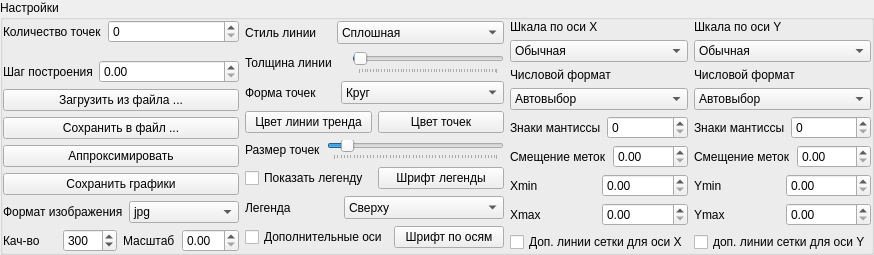
         <widget class="QGroupBox" name="groupBox_19">
          <property name="title">
           <string>Настройки</string>
          </property>
          <layout class="QGridLayout" name="gridLayout_24">
           <property name="leftMargin">
            <number>0</number>
           </property>
           <property name="topMargin">
            <number>0</number>
           </property>
           <property name="rightMargin">
            <number>0</number>
           </property>
           <property name="bottomMargin">
            <number>0</number>
           </property>
           <item row="0" column="0">
            <layout class="QHBoxLayout" name="horizontalLayout_5">
             <item>
              <layout class="QVBoxLayout" name="verticalLayout_15">
               <item>
                <layout class="QFormLayout" name="formLayout_11">
                 <item row="0" column="0">
                  <widget class="QLabel" name="label_2">
                   <property name="text">
                    <string>Количество точек</string>
                   </property>
                  </widget>
                 </item>
                 <item row="0" column="1">
                  <widget class="QSpinBox" name="spinBoxPointsNumberApprox"/>
                 </item>
                </layout>
               </item>
               <item>
                <layout class="QHBoxLayout" name="horizontalLayout_24">
                 <item>
                  <widget class="QLabel" name="label_14">
                   <property name="text">
                    <string>Шаг построения</string>
                   </property>
                  </widget>
                 </item>
                 <item>
                  <widget class="QDoubleSpinBox" name="doubleSpinBoxTrendLineXStep">
                   <property name="minimumSize">
                    <size>
                     <width>140</width>
                     <height>19</height>
                    </size>
                   </property>
                   <property name="maximumSize">
                    <size>
                     <width>135</width>
                     <height>23</height>
                    </size>
                   </property>
                  </widget>
                 </item>
                </layout>
               </item>
               <item>
                <widget class="QPushButton" name="pushButtonLoadFromFileApprox">
                 <property name="text">
                  <string>Загрузить из файла ...</string>
                 </property>
                </widget>
               </item>
               <item>
                <widget class="QPushButton" name="pushButtonSaveToFileApprox">
                 <property name="text">
                  <string>Сохранить в файл ...</string>
                 </property>
                </widget>
               </item>
               <item>
                <widget class="QPushButton" name="pushButtonApproximate">
                 <property name="text">
                  <string>Аппроксимировать</string>
                 </property>
                </widget>
               </item>
               <item>
                <widget class="QPushButton" name="pushButtonSaveImgToFileApprox">
                 <property name="text">
                  <string>Сохранить графики</string>
                 </property>
                </widget>
               </item>
               <item>
                <layout class="QHBoxLayout" name="horizontalLayout_13">
                 <item>
                  <widget class="QLabel" name="label_7">
                   <property name="text">
                    <string>Формат изображения</string>
                   </property>
                  </widget>
                 </item>
                 <item>
                  <widget class="QComboBox" name="comboBoxSavingFormatApprox">
                   <item>
                    <property name="text">
                     <string>jpg</string>
                    </property>
                   </item>
                   <item>
                    <property name="text">
                     <string>png</string>
                    </property>
                   </item>
                   <item>
                    <property name="text">
                     <string>pdf</string>
                    </property>
                   </item>
                   <item>
                    <property name="text">
                     <string>bmp</string>
                    </property>
                   </item>
                  </widget>
                 </item>
                </layout>
               </item>
               <item>
                <layout class="QHBoxLayout" name="horizontalLayout_9">
                 <item>
                  <widget class="QLabel" name="label_5">
                   <property name="text">
                    <string>Кач-во</string>
                   </property>
                  </widget>
                 </item>
                 <item>
                  <widget class="QSpinBox" name="spinBoxImageQualityApprox">
                   <property name="minimumSize">
                    <size>
                     <width>0</width>
                     <height>23</height>
                    </size>
                   </property>
                   <property name="minimum">
                    <number>36</number>
                   </property>
                   <property name="maximum">
                    <number>1200</number>
                   </property>
                   <property name="singleStep">
                    <number>10</number>
                   </property>
                   <property name="value">
                    <number>300</number>
                   </property>
                  </widget>
                 </item>
                 <item>
                  <widget class="QLabel" name="label_35">
                   <property name="text">
                    <string>Масштаб</string>
                   </property>
                  </widget>
                 </item>
                 <item>
                  <widget class="QDoubleSpinBox" name="doubleSpinBoxScaleFactorApprox"/>
                 </item>
                </layout>
               </item>
              </layout>
             </item>
             <item>
              <layout class="QVBoxLayout" name="verticalLayout_3">
               <item>
                <layout class="QHBoxLayout" name="horizontalLayout">
                 <item>
                  <widget class="QLabel" name="label_16">
                   <property name="minimumSize">
                    <size>
                     <width>86</width>
                     <height>23</height>
                    </size>
                   </property>
                   <property name="maximumSize">
                    <size>
                     <width>86</width>
                     <height>23</height>
                    </size>
                   </property>
                   <property name="text">
                    <string>Стиль линии </string>
                   </property>
                  </widget>
                 </item>
                 <item>
                  <widget class="QComboBox" name="comboBoxLineTypeApprox">
                   <property name="minimumSize">
                    <size>
                     <width>102</width>
                     <height>23</height>
                    </size>
                   </property>
                   <property name="maximumSize">
                    <size>
                     <width>16777215</width>
                     <height>16777215</height>
                    </size>
                   </property>
                   <item>
                    <property name="text">
                     <string>Сплошная</string>
                    </property>
                   </item>
                   <item>
                    <property name="text">
                     <string>Штриховая</string>
                    </property>
                   </item>
                   <item>
                    <property name="text">
                     <string>Штрих-пунктирная</string>
                    </property>
                   </item>
                   <item>
                    <property name="text">
                     <string>Штрих-Две точки-Штрих</string>
                    </property>
                   </item>
                   <item>
                    <property name="text">
                     <string>Точечная</string>
                    </property>
                   </item>
                  </widget>
                 </item>
                </layout>
               </item>
               <item>
                <layout class="QHBoxLayout" name="horizontalLayout_2">
                 <item>
                  <widget class="QLabel" name="label_19">
                   <property name="minimumSize">
                    <size>
                     <width>101</width>
                     <height>20</height>
                    </size>
                   </property>
                   <property name="text">
                    <string>Толщина линии</string>
                   </property>
                  </widget>
                 </item>
                 <item>
                  <widget class="QSlider" name="horizontalSliderLineThicknessApprox">
                   <property name="minimumSize">
                    <size>
                     <width>84</width>
                     <height>23</height>
                    </size>
                   </property>
                   <property name="maximumSize">
                    <size>
                     <width>16777215</width>
                     <height>16777215</height>
                    </size>
                   </property>
                   <property name="toolTip">
                    <string>Толщина линии</string>
                   </property>
                   <property name="toolTipDuration">
                    <number>1</number>
                   </property>
                   <property name="minimum">
                    <number>1</number>
                   </property>
                   <property name="maximum">
                    <number>100</number>
                   </property>
                   <property name="pageStep">
                    <number>5</number>
                   </property>
                   <property name="value">
                    <number>2</number>
                   </property>
                   <property name="orientation">
                    <enum>Qt::Horizontal</enum>
                   </property>
                   <property name="tickPosition">
                    <enum>QSlider::TicksBelow</enum>
                   </property>
                   <property name="tickInterval">
                    <number>2</number>
                   </property>
                  </widget>
                 </item>
                </layout>
               </item>
               <item>
                <layout class="QHBoxLayout" name="horizontalLayout_8">
                 <item>
                  <widget class="QLabel" name="label_20">
                   <property name="minimumSize">
                    <size>
                     <width>90</width>
                     <height>23</height>
                    </size>
                   </property>
                   <property name="maximumSize">
                    <size>
                     <width>90</width>
                     <height>23</height>
                    </size>
                   </property>
                   <property name="text">
                    <string>Форма точек</string>
                   </property>
                  </widget>
                 </item>
                 <item>
                  <widget class="QComboBox" name="comboBoxScatterTypeApprox">
                   <property name="minimumSize">
                    <size>
                     <width>100</width>
                     <height>23</height>
                    </size>
                   </property>
                   <property name="maximumSize">
                    <size>
                     <width>16777215</width>
                     <height>16777215</height>
                    </size>
                   </property>
                   <item>
                    <property name="text">
                     <string>Круг</string>
                    </property>
                   </item>
                   <item>
                    <property name="text">
                     <string>Квадрат</string>
                    </property>
                   </item>
                   <item>
                    <property name="text">
                     <string>Треугольник</string>
                    </property>
                   </item>
                   <item>
                    <property name="text">
                     <string>Ромб</string>
                    </property>
                   </item>
                   <item>
                    <property name="text">
                     <string>Крестик</string>
                    </property>
                   </item>
                   <item>
                    <property name="text">
                     <string>Звездочка</string>
                    </property>
                   </item>
                  </widget>
                 </item>
                </layout>
               </item>
               <item>
                <layout class="QHBoxLayout" name="horizontalLayout_3">
                 <item>
                  <widget class="QPushButton" name="pushButtonLineColorApprox">
                   <property name="text">
                    <string>Цвет линии тренда</string>
                   </property>
                  </widget>
                 </item>
                 <item>
                  <widget class="QPushButton" name="pushButtonDotsColorApprox">
                   <property name="maximumSize">
                    <size>
                     <width>16777215</width>
                     <height>16777215</height>
                    </size>
                   </property>
                   <property name="text">
                    <string>Цвет точек</string>
                   </property>
                  </widget>
                 </item>
                </layout>
               </item>
               <item>
                <layout class="QHBoxLayout" name="horizontalLayout_4">
                 <item>
                  <widget class="QLabel" name="label_88">
                   <property name="text">
                    <string>Размер точек</string>
                   </property>
                  </widget>
                 </item>
                 <item>
                  <widget class="QSlider" name="horizontalSliderScatterSizeApprox">
                   <property name="maximumSize">
                    <size>
                     <width>16777215</width>
                     <height>16777215</height>
                    </size>
                   </property>
                   <property name="toolTip">
                    <string>Толщина линии</string>
                   </property>
                   <property name="toolTipDuration">
                    <number>1</number>
                   </property>
                   <property name="minimum">
                    <number>1</number>
                   </property>
                   <property name="maximum">
                    <number>100</number>
                   </property>
                   <property name="pageStep">
                    <number>5</number>
                   </property>
                   <property name="value">
                    <number>9</number>
                   </property>
                   <property name="orientation">
                    <enum>Qt::Horizontal</enum>
                   </property>
                   <property name="tickPosition">
                    <enum>QSlider::TicksBelow</enum>
                   </property>
                   <property name="tickInterval">
                    <number>2</number>
                   </property>
                  </widget>
                 </item>
                </layout>
               </item>
               <item>
                <layout class="QHBoxLayout" name="horizontalLayout_14">
                 <item>
                  <widget class="QCheckBox" name="checkBoxLegendApprox">
                   <property name="text">
                    <string>Показать легенду</string>
                   </property>
                  </widget>
                 </item>
                 <item>
                  <widget class="QPushButton" name="pushButtonLegendTextFontApprox">
                   <property name="text">
                    <string>Шрифт легенды</string>
                   </property>
                  </widget>
                 </item>
                </layout>
               </item>
               <item>
                <layout class="QHBoxLayout" name="horizontalLayout_7">
                 <item>
                  <widget class="QLabel" name="label_4">
                   <property name="minimumSize">
                    <size>
                     <width>50</width>
                     <height>23</height>
                    </size>
                   </property>
                   <property name="maximumSize">
                    <size>
                     <width>16777215</width>
                     <height>23</height>
                    </size>
                   </property>
                   <property name="text">
                    <string>Легенда</string>
                   </property>
                  </widget>
                 </item>
                 <item>
                  <widget class="QComboBox" name="comboBoxLegendPositionApprox">
                   <property name="sizePolicy">
                    <sizepolicy hsizetype="Fixed" vsizetype="Fixed">
                     <horstretch>0</horstretch>
                     <verstretch>0</verstretch>
                    </sizepolicy>
                   </property>
                   <property name="minimumSize">
                    <size>
                     <width>100</width>
                     <height>23</height>
                    </size>
                   </property>
                   <property name="maximumSize">
                    <size>
                     <width>16777215</width>
                     <height>23</height>
                    </size>
                   </property>
                   <item>
                    <property name="text">
                     <string>Сверху</string>
                    </property>
                   </item>
                   <item>
                    <property name="text">
                     <string>Снизу</string>
                    </property>
                   </item>
                   <item>
                    <property name="text">
                     <string>Справа</string>
                    </property>
                   </item>
                   <item>
                    <property name="text">
                     <string>Слева</string>
                    </property>
                   </item>
                   <item>
                    <property name="text">
                     <string>В левом верхнем углу</string>
                    </property>
                   </item>
                   <item>
                    <property name="text">
                     <string>В правом верхнем углу</string>
                    </property>
                   </item>
                   <item>
                    <property name="text">
                     <string>В левом нижнем углу</string>
                    </property>
                   </item>
                   <item>
                    <property name="text">
                     <string>В правом нижнем углу</string>
                    </property>
                   </item>
                  </widget>
                 </item>
                </layout>
               </item>
               <item>
                <layout class="QHBoxLayout" name="horizontalLayout_6">
                 <item>
                  <widget class="QCheckBox" name="checkBoxFullAxisBoxApprox">
                   <property name="text">
                    <string>Дополнительные оси</string>
                   </property>
                  </widget>
                 </item>
                 <item>
                  <widget class="QPushButton" name="pushButtonAxesTextFontApprox">
                   <property name="text">
                    <string>Шрифт по осям</string>
                   </property>
                  </widget>
                 </item>
                </layout>
               </item>
              </layout>
             </item>
             <item>
              <layout class="QVBoxLayout" name="verticalLayout_6">
               <item>
                <widget class="QLabel" name="label_17">
                 <property name="text">
                  <string>Шкала по оси Х</string>
                 </property>
                </widget>
               </item>
               <item>
                <widget class="QComboBox" name="comboBoxTickerXApprox">
                 <item>
                  <property name="text">
                   <string>Обычная</string>
                  </property>
                 </item>
                 <item>
                  <property name="text">
                   <string>Логарифмическая</string>
                  </property>
                 </item>
                 <item>
                  <property name="text">
                   <string>Доли числа Pi</string>
                  </property>
                 </item>
                </widget>
               </item>
               <item>
                <widget class="QLabel" name="label_89">
                 <property name="text">
                  <string>Числовой формат</string>
                 </property>
                </widget>
               </item>
               <item>
                <widget class="QComboBox" name="comboBoxNumberFormatApproxX">
                 <item>
                  <property name="text">
                   <string>Автовыбор</string>
                  </property>
                 </item>
                 <item>
                  <property name="text">
                   <string>С фиксированной точкой</string>
                  </property>
                 </item>
                 <item>
                  <property name="text">
                   <string>Научный</string>
                  </property>
                 </item>
                 <item>
                  <property name="text">
                   <string>Научный (США)</string>
                  </property>
                 </item>
                 <item>
                  <property name="text">
                   <string>Экспоненциальный</string>
                  </property>
                 </item>
                </widget>
               </item>
               <item>
                <layout class="QHBoxLayout" name="horizontalLayout_15">
                 <item>
                  <widget class="QLabel" name="label_15">
                   <property name="text">
                    <string>Знаки мантиссы</string>
                   </property>
                  </widget>
                 </item>
                 <item>
                  <widget class="QSpinBox" name="spinBoxAxisXMantissaApprox"/>
                 </item>
                </layout>
               </item>
               <item>
                <layout class="QHBoxLayout" name="horizontalLayout_16">
                 <item>
                  <widget class="QLabel" name="label_21">
                   <property name="text">
                    <string>Смещение меток</string>
                   </property>
                  </widget>
                 </item>
                 <item>
                  <widget class="QDoubleSpinBox" name="doubleSpinBoxStepXApprox"/>
                 </item>
                </layout>
               </item>
               <item>
                <layout class="QHBoxLayout" name="horizontalLayout_17">
                 <item>
                  <widget class="QLabel" name="label_8">
                   <property name="text">
                    <string>Xmin</string>
                   </property>
                  </widget>
                 </item>
                 <item>
                  <widget class="QDoubleSpinBox" name="doubleSpinBoxXminApprox">
                   <property name="maximumSize">
                    <size>
                     <width>16777215</width>
                     <height>16777215</height>
                    </size>
                   </property>
                  </widget>
                 </item>
                </layout>
               </item>
               <item>
                <layout class="QHBoxLayout" name="horizontalLayout_18">
                 <item>
                  <widget class="QLabel" name="label_9">
                   <property name="text">
                    <string>Xmax</string>
                   </property>
                  </widget>
                 </item>
                 <item>
                  <widget class="QDoubleSpinBox" name="doubleSpinBoxXmaxApprox">
                   <property name="minimumSize">
                    <size>
                     <width>0</width>
                     <height>0</height>
                    </size>
                   </property>
                   <property name="maximumSize">
                    <size>
                     <width>16777215</width>
                     <height>16777215</height>
                    </size>
                   </property>
                  </widget>
                 </item>
                </layout>
               </item>
               <item>
                <widget class="QCheckBox" name="checkBoxSubGridLinesXApprox">
                 <property name="text">
                  <string>Доп. линии сетки для оси Х</string>
                 </property>
                </widget>
               </item>
              </layout>
             </item>
             <item>
              <layout class="QVBoxLayout" name="verticalLayout_14">
               <item>
                <widget class="QLabel" name="label_18">
                 <property name="text">
                  <string>Шкала по оси Y</string>
                 </property>
                </widget>
               </item>
               <item>
                <widget class="QComboBox" name="comboBoxTickerYApprox">
                 <item>
                  <property name="text">
                   <string>Обычная</string>
                  </property>
                 </item>
                 <item>
                  <property name="text">
                   <string>Логарифмическая</string>
                  </property>
                 </item>
                 <item>
                  <property name="text">
                   <string>Доли числа Pi</string>
                  </property>
                 </item>
                </widget>
               </item>
               <item>
                <widget class="QLabel" name="label_90">
                 <property name="text">
                  <string>Числовой формат</string>
                 </property>
                </widget>
               </item>
               <item>
                <widget class="QComboBox" name="comboBoxNumberFormatApproxY">
                 <item>
                  <property name="text">
                   <string>Автовыбор</string>
                  </property>
                 </item>
                 <item>
                  <property name="text">
                   <string>С фиксированной точкой</string>
                  </property>
                 </item>
                 <item>
                  <property name="text">
                   <string>Научный</string>
                  </property>
                 </item>
                 <item>
                  <property name="text">
                   <string>Научный (США)</string>
                  </property>
                 </item>
                 <item>
                  <property name="text">
                   <string>Экспоненциальный</string>
                  </property>
                 </item>
                </widget>
               </item>
               <item>
                <layout class="QHBoxLayout" name="horizontalLayout_19">
                 <item>
                  <widget class="QLabel" name="label_34">
                   <property name="text">
                    <string>Знаки мантиссы</string>
                   </property>
                  </widget>
                 </item>
                 <item>
                  <widget class="QSpinBox" name="spinBoxAxisYMantissaApprox"/>
                 </item>
                </layout>
               </item>
               <item>
                <layout class="QHBoxLayout" name="horizontalLayout_20">
                 <item>
                  <widget class="QLabel" name="label_33">
                   <property name="text">
                    <string>Смещение меток</string>
                   </property>
                  </widget>
                 </item>
                 <item>
                  <widget class="QDoubleSpinBox" name="doubleSpinBoxStepYApprox"/>
                 </item>
                </layout>
               </item>
               <item>
                <layout class="QHBoxLayout" name="horizontalLayout_21">
                 <item>
                  <widget class="QLabel" name="label_12">
                   <property name="text">
                    <string>Ymin</string>
                   </property>
                  </widget>
                 </item>
                 <item>
                  <widget class="QDoubleSpinBox" name="doubleSpinBoxYminApprox">
                   <property name="maximumSize">
                    <size>
                     <width>16777215</width>
                     <height>16777215</height>
                    </size>
                   </property>
                  </widget>
                 </item>
                </layout>
               </item>
               <item>
                <layout class="QHBoxLayout" name="horizontalLayout_22">
                 <item>
                  <widget class="QLabel" name="label_11">
                   <property name="text">
                    <string>Ymax</string>
                   </property>
                  </widget>
                 </item>
                 <item>
                  <widget class="QDoubleSpinBox" name="doubleSpinBoxYmaxApprox">
                   <property name="maximumSize">
                    <size>
                     <width>16777215</width>
                     <height>16777215</height>
                    </size>
                   </property>
                  </widget>
                 </item>
                </layout>
               </item>
               <item>
                <widget class="QCheckBox" name="checkBoxSubGridLinesYApprox">
                 <property name="text">
                  <string>доп. линии сетки для оси Y</string>
                 </property>
                </widget>
               </item>
              </layout>
             </item>
            </layout>
           </item>
          </layout>
         </widget>
